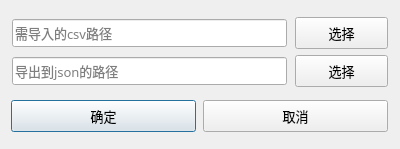
<?xml version="1.0" encoding="UTF-8"?>
<ui version="4.0">
 <class>ImportFromFile</class>
 <widget class="QDialog" name="ImportFromFile">
  <property name="geometry">
   <rect>
    <x>0</x>
    <y>0</y>
    <width>400</width>
    <height>149</height>
   </rect>
  </property>
  <property name="minimumSize">
   <size>
    <width>400</width>
    <height>149</height>
   </size>
  </property>
  <property name="maximumSize">
   <size>
    <width>400</width>
    <height>149</height>
   </size>
  </property>
  <property name="font">
   <font>
    <family>微软雅黑</family>
    <pointsize>10</pointsize>
   </font>
  </property>
  <property name="windowTitle">
   <string>从CSV导入</string>
  </property>
  <property name="windowIcon">
   <iconset resource="TimeTableQt.qrc">
    <normaloff>:/TimeTableQt/123.ico</normaloff>:/TimeTableQt/123.ico</iconset>
  </property>
  <widget class="QWidget" name="layoutWidget">
   <property name="geometry">
    <rect>
     <x>10</x>
     <y>10</y>
     <width>381</width>
     <height>131</height>
    </rect>
   </property>
   <property name="minimumSize">
    <size>
     <width>381</width>
     <height>131</height>
    </size>
   </property>
   <property name="maximumSize">
    <size>
     <width>381</width>
     <height>131</height>
    </size>
   </property>
   <layout class="QVBoxLayout" name="verticalLayout_2">
    <item>
     <layout class="QVBoxLayout" name="verticalLayout">
      <item>
       <layout class="QHBoxLayout" name="horizontalLayout">
        <item>
         <widget class="QLineEdit" name="lineEdit">
          <property name="minimumSize">
           <size>
            <width>275</width>
            <height>28</height>
           </size>
          </property>
          <property name="maximumSize">
           <size>
            <width>275</width>
            <height>28</height>
           </size>
          </property>
          <property name="text">
           <string/>
          </property>
          <property name="dragEnabled">
           <bool>false</bool>
          </property>
          <property name="placeholderText">
           <string>需导入的csv路径</string>
          </property>
         </widget>
        </item>
        <item>
         <widget class="QPushButton" name="pushButton">
          <property name="minimumSize">
           <size>
            <width>93</width>
            <height>32</height>
           </size>
          </property>
          <property name="maximumSize">
           <size>
            <width>93</width>
            <height>32</height>
           </size>
          </property>
          <property name="text">
           <string>选择</string>
          </property>
         </widget>
        </item>
       </layout>
      </item>
      <item>
       <layout class="QHBoxLayout" name="horizontalLayout_2">
        <item>
         <widget class="QLineEdit" name="lineEdit_2">
          <property name="minimumSize">
           <size>
            <width>275</width>
            <height>28</height>
           </size>
          </property>
          <property name="maximumSize">
           <size>
            <width>275</width>
            <height>28</height>
           </size>
          </property>
          <property name="text">
           <string/>
          </property>
          <property name="placeholderText">
           <string>导出到json的路径</string>
          </property>
         </widget>
        </item>
        <item>
         <widget class="QPushButton" name="pushButton_2">
          <property name="minimumSize">
           <size>
            <width>93</width>
            <height>32</height>
           </size>
          </property>
          <property name="maximumSize">
           <size>
            <width>93</width>
            <height>32</height>
           </size>
          </property>
          <property name="text">
           <string>选择</string>
          </property>
         </widget>
        </item>
       </layout>
      </item>
     </layout>
    </item>
    <item>
     <layout class="QHBoxLayout" name="horizontalLayout_3">
      <item>
       <widget class="QPushButton" name="pushButton_OK">
        <property name="minimumSize">
         <size>
          <width>185</width>
          <height>32</height>
         </size>
        </property>
        <property name="maximumSize">
         <size>
          <width>185</width>
          <height>32</height>
         </size>
        </property>
        <property name="text">
         <string>确定</string>
        </property>
        <property name="default">
         <bool>true</bool>
        </property>
       </widget>
      </item>
      <item>
       <widget class="QPushButton" name="pushButton_CANCEL">
        <property name="minimumSize">
         <size>
          <width>185</width>
          <height>32</height>
         </size>
        </property>
        <property name="maximumSize">
         <size>
          <width>185</width>
          <height>32</height>
         </size>
        </property>
        <property name="text">
         <string>取消</string>
        </property>
       </widget>
      </item>
     </layout>
    </item>
   </layout>
  </widget>
 </widget>
 <tabstops>
  <tabstop>pushButton_OK</tabstop>
  <tabstop>lineEdit</tabstop>
  <tabstop>pushButton</tabstop>
  <tabstop>lineEdit_2</tabstop>
  <tabstop>pushButton_2</tabstop>
  <tabstop>pushButton_CANCEL</tabstop>
 </tabstops>
 <resources>
  <include location="TimeTableQt.qrc"/>
 </resources>
 <connections/>
</ui>
